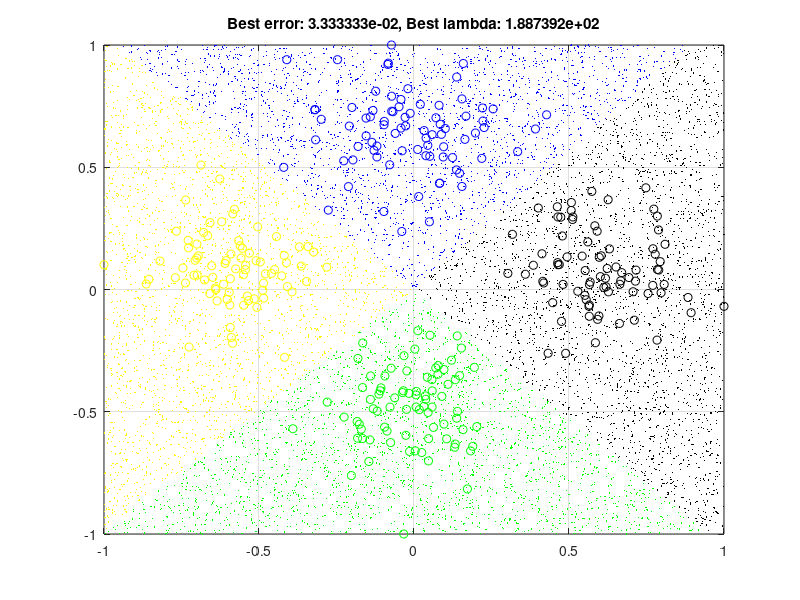

Write the MATLAB code that produced this figure.
clear
close all
clc

%% Multi-Class classification
nc = 80;                                % number of samples per class
c = 4;                                  % number of classes
r = 4;                                  % radius
X = [];
Y = [];

% We create the training set: a circle of radius r
for i = 1:c
    theta = i * (2 * pi / c);
    X = [X; randn(nc, 1) + r*cos(theta), randn(nc, 1) + r*sin(theta)];
    Y = [Y; i*ones(nc, 1)];
end
[n, d] = size(X);                       % total number of samples and dimension

%Normalization
for i = 1:d
   mi = min(X(:,i));
   ma = max(X(:,i));
   diff = ma - mi;
   X(:,i) = 2 * (X(:,i) - mi) / diff - 1;
end

%% Implementation of all vs all
nl = round(.7 * n);                     % learning set dimension = 70% of total data
nv = n - nl;                            % validation set dimension = the remaining data

err = zeros(30, 1);                     % error vector (every value is for a different value of lambda)
for k = 1:30
    i = randperm(n);                    % vector of random data indexes
    il = sort(i(1:nl));                 % vector of learning data indexes
    iv = sort(i(nl+1:end));             % vector of validation data indexes
    j = 0;                              % index for the error vector
    
    % Definition of learning and validation sets
    XL = X(il,:);
    YL = Y(il);
    XV = X(iv,:);
    YV = Y(iv);
    
    for lambda = logspace(-4,3,30)      % regularization term
        W = [];
        j = j + 1;
        
        % Learning phase: all the classes must compete against all the others, so two nested loops
        for i1 = 1:c
           for i2 = i1+1:c
               cp = YL == i1;                % class plus
               cm = YL == i2;                % class minus
               all = cp | cm;               % all the points, labelled as +1 or -1
               Ytmp = cp*1 + cm*(-1);           
               W = [W, (XL(all,:)'*XL(all,:) + lambda*eye(d))\(XL(all,:)'*Ytmp(all))];
           end
        end

        % Classification phase
        YS = zeros(nv, c * (c-1) / 2);          % vector of predicted labels
        i3 = 0;                                 % tells which model i'm using in a particular iteration
        for i1 = 1:c
           for i2 = i1+1:c
              i3 = i3 + 1;
              YS(:, i3) = XV * W(:, i3);
              % I go back to the original class
              YS(:, i3) = (YS(:, i3) >= 0)*i1 + (YS(:, i3) < 0)*i2;
           end
        end
        YS = mode(YS, 2);                       % i take the most frequent results, row-wise
        err(j) = err(j) + sum(YS ~= YV)/30;     % err(j) = average (on k) of classification errors
    end
end

% I find the best lambda
j = 0;
err_best = Inf;
for lambda = logspace(-4,3,30)
   j = j + 1;
   if (err(j) < err_best)
      err_best = err(j);
      lambda_best = lambda;
   end
end

% I re-compute the model W using the best lambda and all data
W = [];
j = j + 1;
for i1 = 1:c
   for i2 = i1+1:c
       cp = Y == i1;
       cm = Y == i2;
       all = cp | cm;
       Ytmp = cp*1 + cm*(-1);           
       W = [W, (X(all,:)'*X(all,:) + lambda_best*eye(d))\(X(all,:)'*Ytmp(all))];
   end
end

% Plotting the data set
colors = 'bygkcmr';
figure, box on, grid on, hold on
for i = 1:c
   plot(X(Y==i,1), X(Y==i,2), ['o', colors(i)]); 
end

% Using the model W with the best lambda to plot a lot of points
% to see the lines
ns = 10000;
XS = 2 * rand(ns, d) - 1;
YS = zeros(ns, c * (c-1) / 2);
i3 = 0;
for i1 = 1:c
   for i2 = i1+1:c
      i3 = i3 + 1;
      YS(:, i3) = XS * W(:, i3);
      YS(:, i3) = (YS(:, i3) >= 0)*i1 + (YS(:, i3) < 0)*i2;
   end
end
YS = mode(YS, 2);
for i = 1:c
   plot(XS(YS==i,1), XS(YS==i,2), ['.', colors(i)], 'MarkerSize', 1); 
end

% Print the best lambda and the best error on the figure
title(sprintf("Best error: %e, Best lambda: %e", err_best, lambda_best));